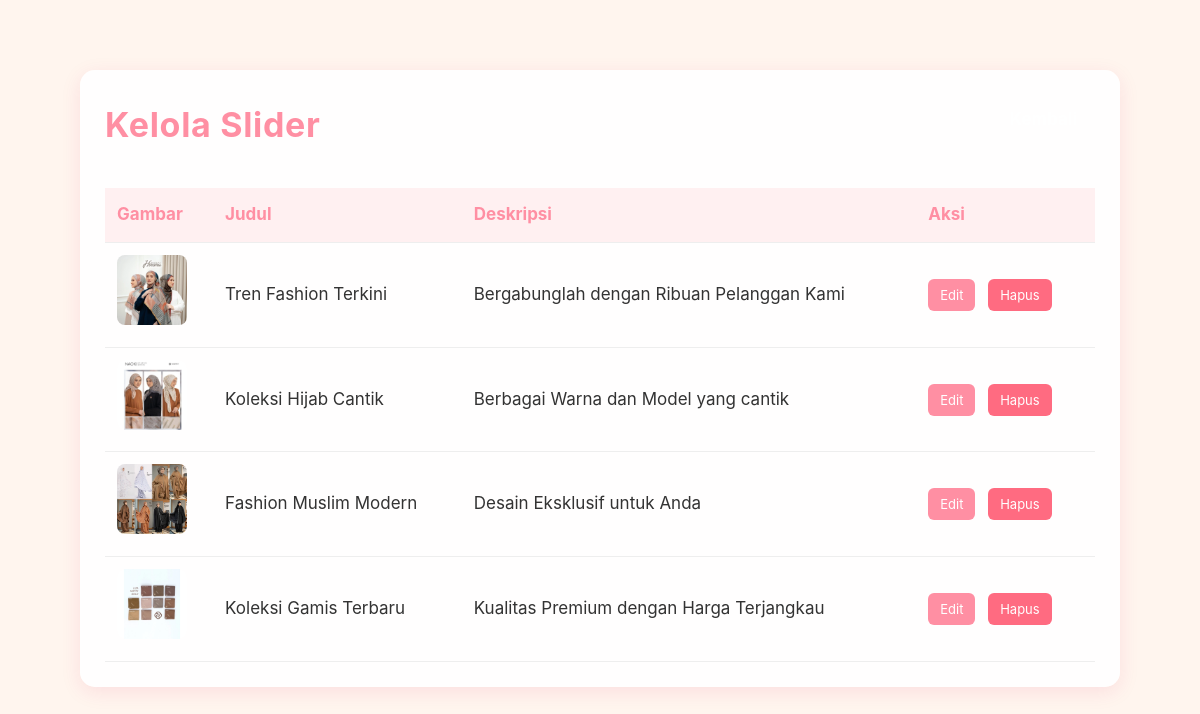
The app's page /admin/slider.php (signed in) with its own data.
### tables this page shows
CREATE TABLE `slider` (
  `id` int(11) NOT NULL,
  `gambar` varchar(255) DEFAULT NULL,
  `judul` varchar(255) DEFAULT NULL,
  `deskripsi` text DEFAULT NULL,
  `id_admin` int(11) DEFAULT NULL
);

### admin/slider.php (the view, shortened to what this page needs)
<?php
include_once __DIR__ . '/../koneksi.php';
$data = mysqli_query($koneksi, "SELECT * FROM slider ORDER BY id DESC");
?>
<!DOCTYPE html>
<html>
<head>
    <link rel="stylesheet" href="../style.css">
</head>
<body>
    <div class="admin-produk-container">
        <div class="admin-produk-box">
        <div class="topbar">
        <h1>Kelola Slider</h1>
        <div class="topbar-actions">
            <a href="dashboard.php" class="btn-admin kembali">
            </a>
        </div>
    </div>
        <table class="admin-produk-table">
            <tr>
                <th>Gambar</th>
                <th>Judul</th>
                <th>Deskripsi</th>
                <th>Aksi</th>
            </tr>
            <?php while($row = mysqli_fetch_assoc($data)) { ?>
            <tr>
                <td>
                    <img src="<?php echo IMAGES_URL . htmlspecialchars($row['gambar']); ?>">
                </td>
                <td><?php echo htmlspecialchars($row['judul']); ?></td>
                <td><?php echo htmlspecialchars($row['deskripsi']); ?></td>
                <td class="actions">
                    <a class="edit" href="edit_slider.php?id=<?php echo $row['id']; ?>">Edit</a>
                    <a class="delete" href="hapus_slider.php?id=<?php echo $row['id']; ?>" onclick="return confirm('Yakin hapus?')">Hapus</a>
                </td>
            </tr>
            <?php } ?>
        </table>
    </div>
</div>
</body>
</html>

### style.css (style rules this page uses)
* { margin: 0; padding: 0; box-sizing: border-box; font-family: 'Inter', 'Segoe UI', Tahoma, Geneva, Verdana, sans-serif; -webkit-font-smoothing: antialiased; -moz-osx-font-smoothing: grayscale; text-rendering: optimizeLegibility; }
body { background: #fff5ee; color: #333333; font-size: 17px; line-height: 1.75; }
h1, h2, h3, h4, h5, h6 { margin-top: 0; margin-bottom: 0.85rem; }
body, button, input, textarea, select, a { font-family: inherit; }
h1, h2, h3, h4, h5, h6 { font-weight: 700; letter-spacing: 0.02em; color: #1f1f1f; }
p, label, span, li, a { color: #444444; }
.admin-produk-container { max-width: 1100px; margin: 40px auto; padding: 20px; }
.admin-produk-box { background: rgba(255, 255, 255, 0.95); border-radius: 12px; box-shadow: 0 4px 20px rgba(216, 27, 96, 0.12); padding: 24px; }
.admin-produk-box h1 { margin-top: 0; color: #ff8fa3; }
.topbar { display: flex; flex-wrap: wrap; justify-content: space-between; gap: 12px; margin-bottom: 20px; }
.topbar a, .topbar .button { background: linear-gradient(135deg, #ffb0b5 100%); color: white; padding: 12px 18px; border-radius: 8px; text-decoration: none; display: inline-block; }
.admin-produk-table { width: 100%; border-collapse: collapse; }
.admin-produk-table th, .admin-produk-table td { padding: 12px 10px; text-align: left; border-bottom: 1px solid #eee; }
.admin-produk-table th { background: rgba(255, 176, 181, 0.18); color: #333; }
.admin-produk-table td img { width: 70px; height: 70px; object-fit: cover; border-radius: 8px; }
.actions a, .actions button { margin-right: 8px; padding: 8px 12px; border-radius: 8px; text-decoration: none; color: white; border: none; cursor: pointer; }
.actions .edit { background: #2d8cf0; }
.actions .delete { background: redgoi; }
.admin-produk-container { padding: 30px; }
.admin-produk-box { background: rgba(255, 255, 255, 0.95); border-radius: 15px; padding: 25px; box-shadow: 0 5px 20px rgba(216, 27, 96, 0.1); }
.admin-produk-box h1 { color: #ff8fa3; }
.topbar { display: flex; justify-content: space-between; align-items: center; margin-bottom: 20px; }
.topbar a { background: linear-gradient(135deg, #ffb0b5 100%); color: white; padding: 10px 18px; border-radius: 8px; text-decoration: none; font-weight: bold; transition: 0.3s; }
.admin-produk-table th { background: rgba(255, 176, 181, 0.18); color: #ff8fa3; padding: 12px; }
.admin-produk-table td { padding: 12px; border-bottom: 1px solid #eee; }
.admin-produk-table img { width: 90px; height: 70px; object-fit: cover; border-radius: 8px; }
.actions a { padding: 8px 12px; border-radius: 6px; color: white; text-decoration: none; font-size: 13px; }
.actions .edit { background: #ff8fa3; }
.actions .delete { background: #ff6b81; }
.topbar { display: flex; justify-content: space-between; align-items: flex-start; }
.topbar-actions { display: flex; flex-direction: column; align-items: flex-end; gap: 10px; }

### records on screen
slider: gambar (picture), judul "Tren Fashion Terkini", deskripsi "Bergabunglah dengan Ribuan Pelanggan Kami"
slider: gambar (picture), judul "Koleksi Hijab Cantik", deskripsi "Berbagai Warna dan Model yang cantik"
slider: gambar (picture), judul "Fashion Muslim Modern", deskripsi "Desain Eksklusif untuk Anda"
slider: gambar (picture), judul "Koleksi Gamis Terbaru", deskripsi "Kualitas Premium dengan Harga Terjangkau"
